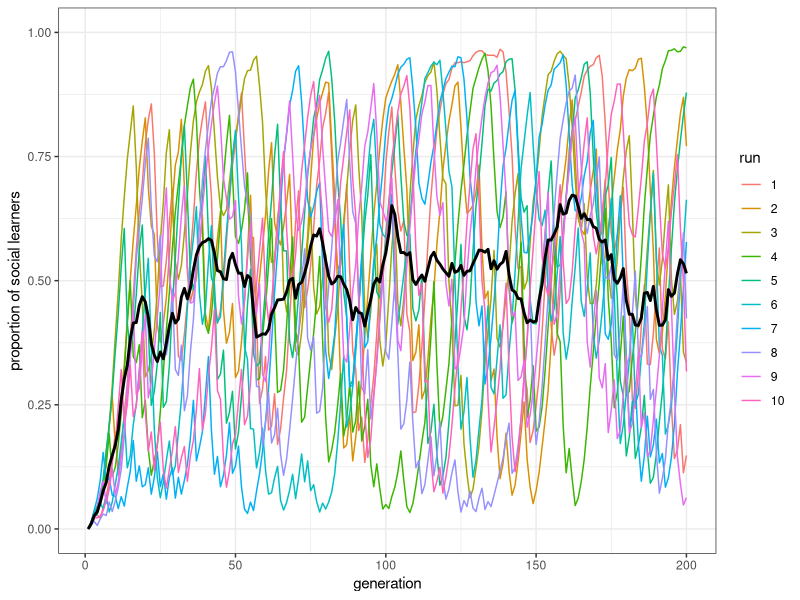
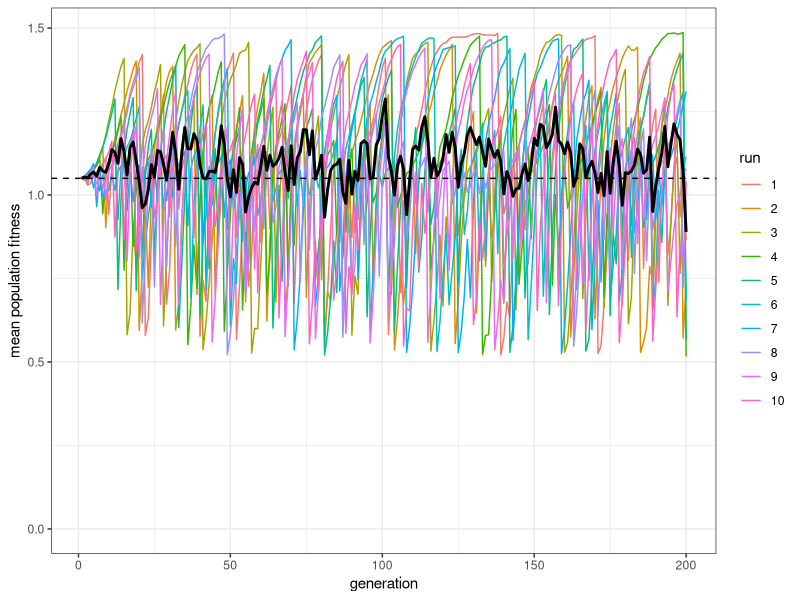
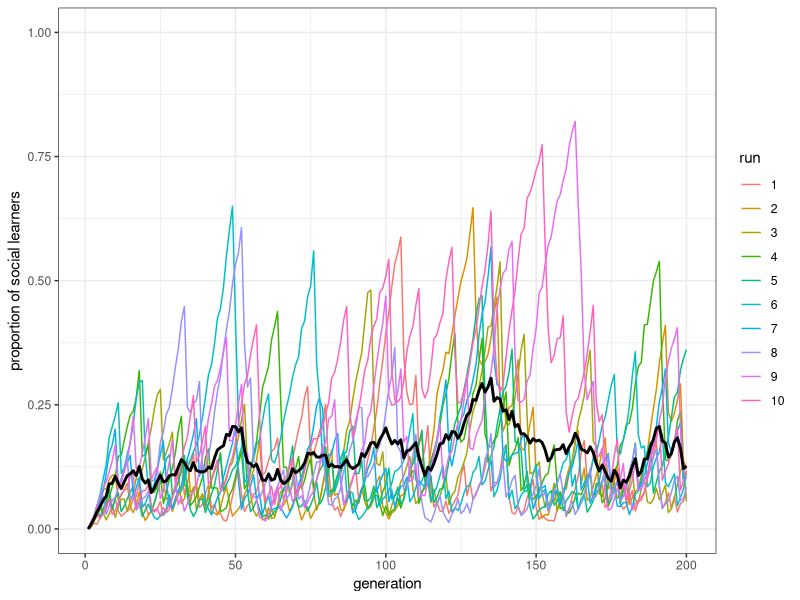
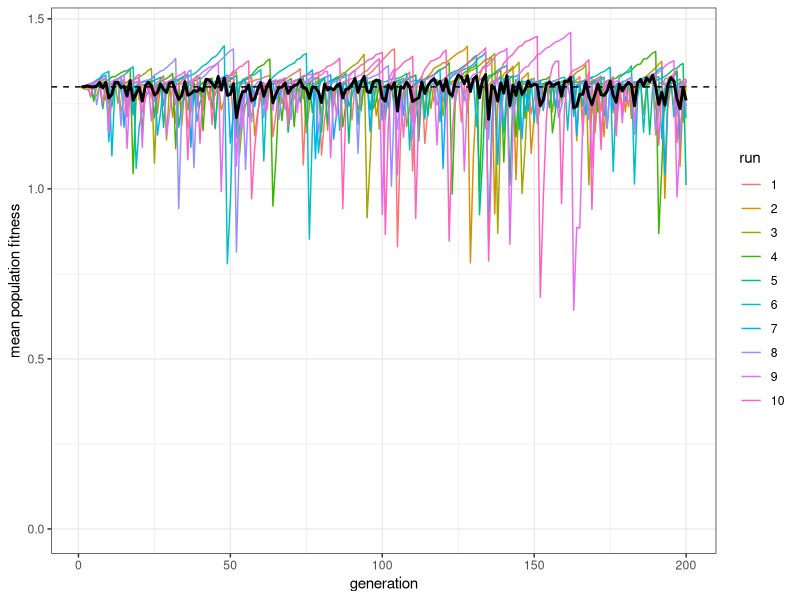
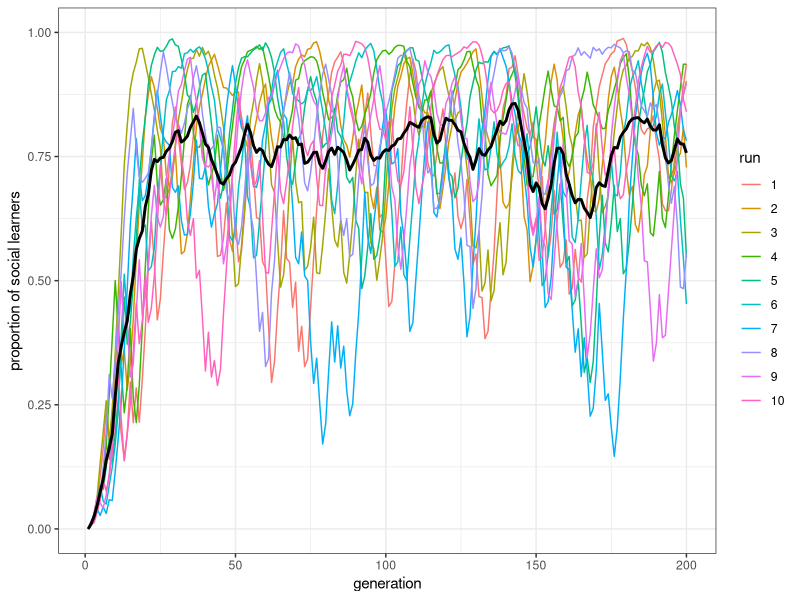
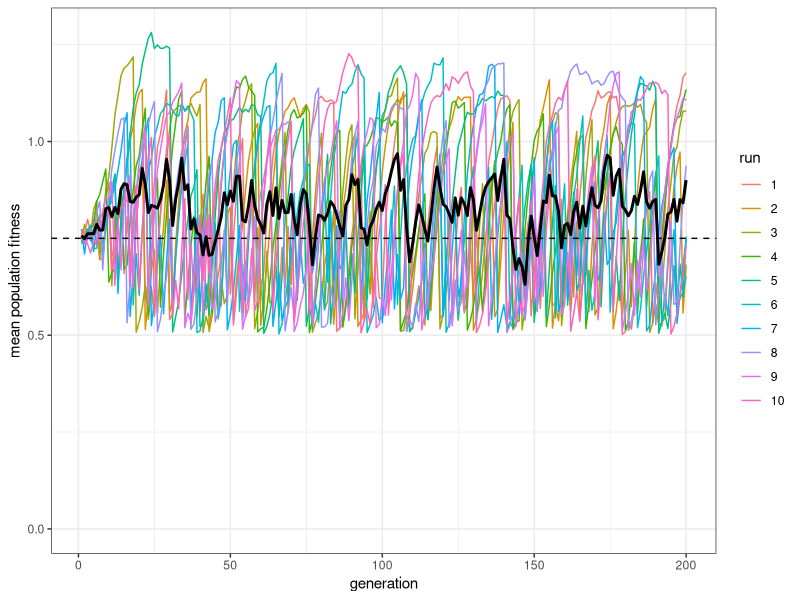
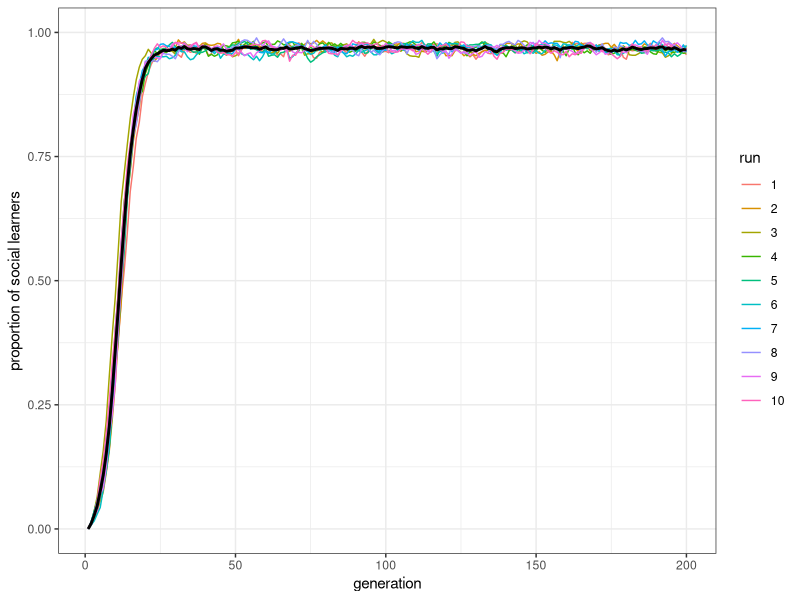
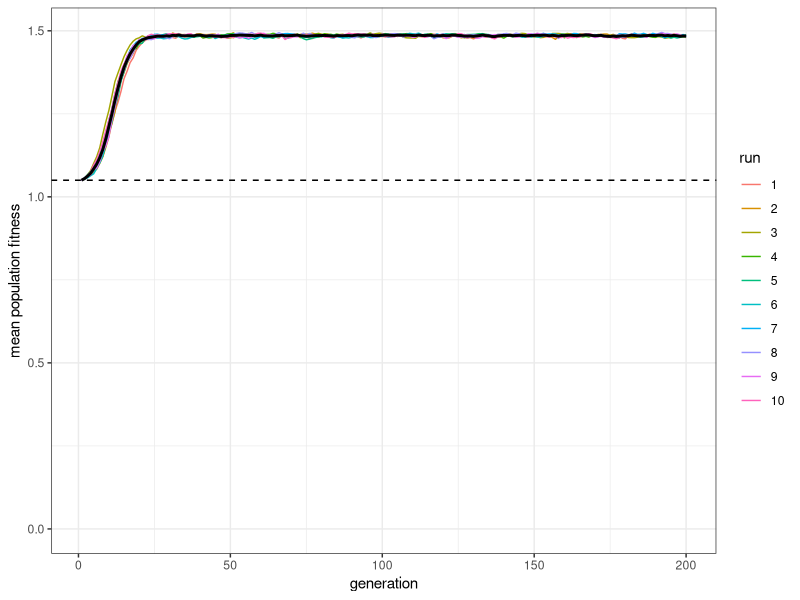

Write R code to recreate these figures, in order.
## ---- chunk 1
library(tidyverse)

N <- 100
r_max <- 1
t_max <- 10

# Create the output tibble
output <- tibble(generation = rep(1:t_max, r_max), 
                 run = as.factor(rep(1:r_max, each = t_max)), 
                 p.SL = as.numeric(rep(NA, t_max * r_max)), 
                 W = as.numeric(rep(NA, t_max * r_max)))

# Create the population tibble
population <- tibble(learning = rep("individual", N), 
                     behaviour = rep(NA, N), 
                     fitness = rep(NA, N))

# Initialise the environmental state to 0
E <- 0
## ---- chunk 2
rogers_model <- function(N, t_max, r_max, w = 1, b = 0.5, c, s = 0, mu, p, u) {
  
  # Check parameters to avoid negative fitnesses
  if (b * (1 + c) > 1 || b * (1 + s) > 1) {
    stop("Invalid parameter values: ensure b*(1+c) < 1 and b*(1+s) < 1")
  }
  
  # Create output tibble
  output <- tibble(generation = rep(1:t_max, r_max), 
                   run = as.factor(rep(1:r_max, each = t_max)), 
                   p_SL = as.numeric(rep(NA, t_max * r_max)), 
                   W = as.numeric(rep(NA, t_max * r_max)))
  
  for (r in 1:r_max) {
    
    # Create a population of individuals
    population <- tibble(learning = rep("individual", N), 
                         behaviour = rep(NA, N), fitness = rep(NA, N))
    
    # Initialise the environment
    E <- 0
    
    for (t in 1:t_max) {
      
      # 1. Social learning
      if (sum(population$learning == "social") > 0) {
        population$behaviour[population$learning == "social"] <- 
          sample(previous_population$behaviour, sum(population$learning == "social"), replace = TRUE)
      }
      
      # 2. individual learning
      learn_correct <- sample(c(TRUE, FALSE), N, prob = c(p, 1 - p), replace = TRUE)
      population$behaviour[learn_correct & population$learning == "individual"] <- E
      population$behaviour[!learn_correct & population$learning == "individual"] <- E - 1
      
      # 3. Calculate fitnesses
      population$fitness <- w  
      
      population$fitness[population$behaviour == E] <- 
        population$fitness[population$behaviour == E] + b  
      
      population$fitness[population$behaviour != E] <- 
        population$fitness[population$behaviour != E] - b
      
      population$fitness[population$learning == "individual"] <- 
        population$fitness[population$learning == "individual"] - b*c  
      
      population$fitness[population$learning == "social"] <- 
        population$fitness[population$learning == "social"] - b*s 
      
      # 4. Store population characteristics in output
      output[output$generation == t & output$run == r, ]$p_SL <- 
        mean(population$learning == "social")
      output[output$generation == t & output$run == r, ]$W <- 
        mean(population$fitness)
      
      # 5. Reproduction
      previous_population <- population
      population$behaviour <- NA
      population$fitness <- NA
      
      if (sum(previous_population$learning == "individual") > 0) {
        fitness_IL <- sum(previous_population$fitness[previous_population$learning == "individual"]) / 
          sum(previous_population$fitness)
      } else {
        fitness_IL <- 0
      }

      population$learning <- sample(c("individual", "social"), size = N, 
             prob = c(fitness_IL, 1 - fitness_IL), replace = TRUE)     

      mutation <- sample(c(TRUE, FALSE), N, prob = c(mu, 1 - mu), replace = TRUE)
      
      previous_population2 <- population
      population$learning[previous_population2$learning == "individual" & mutation] <- "social"  
      population$learning[previous_population2$learning == "social" & mutation] <- "individual"  
      
      # 6. Potential environmental change
      if (runif(1) < u) E <- E + 1
      
    }
  }
  # Export data from function
  output
}

## ---- chunk 3
data_model <- rogers_model(N = 1000, t_max = 200, r_max = 10, c = 0.9, mu = 0.01, p = 1, u = 0.2)
## ---- chunk 4
plot_multiple_runs_p_SL <- function(data_model) {
  ggplot(data = data_model, aes(y = p_SL, x = generation)) +
    geom_line(aes(colour = run)) +
    stat_summary(fun = mean, geom = "line", size = 1) +
    ylim(c(0, 1)) +
    theme_bw() +
    labs(y = "proportion of social learners")
}

plot_multiple_runs_p_SL(data_model)
## ---- chunk 5
plot_W <- function(data_model, w = 1, b = 0.5, c, p) {
  ggplot(data = data_model, aes(y = W, x = generation)) +
    geom_line(aes(color = run)) +
    stat_summary(fun = mean, geom = "line", size = 1) +
    geom_hline(yintercept = w + b * (2 * p - c - 1), linetype = 2) +
    ylim(c(0, NA)) +
    theme_bw() +
    labs(y = "mean population fitness")
}

plot_W(data_model, c = 0.9, p = 1)
## ---- chunk 6
data_model <- rogers_model(N = 1000, t_max = 200, r_max = 10, c = 0.4, mu = 0.01, p = 1, u = 0.2)
plot_multiple_runs_p_SL(data_model)
## ---- chunk 7
plot_W(data_model, c = 0.4, p = 1)
## ---- chunk 8
data_model <- rogers_model(N = 1000, t_max = 200, r_max = 10, c = 0.9, mu = 0.01, p = 0.7, u = 0.2)
plot_multiple_runs_p_SL(data_model)
## ---- chunk 9
plot_W(data_model, c = 0.9, p = 0.7)
## ---- chunk 10
data_model <- rogers_model(N = 1000, t_max = 200, r_max = 10, c = 0.9, mu = 0.01, p = 1, u = 0)
plot_multiple_runs_p_SL(data_model)
## ---- chunk 11
plot_W(data_model, c = 0.9, p = 1)
